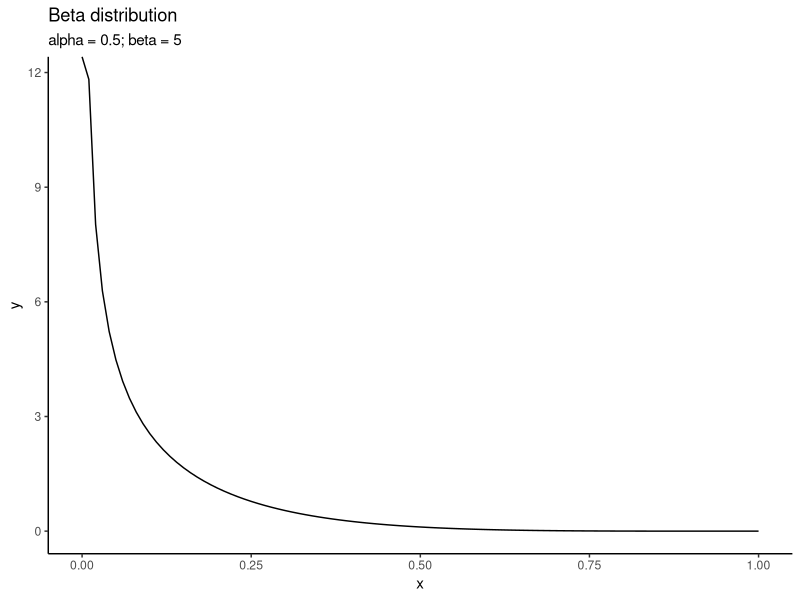
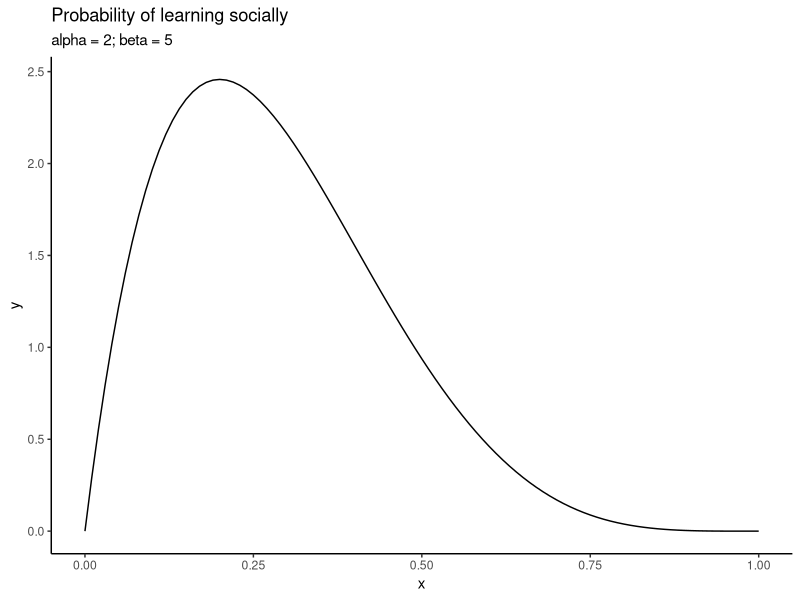
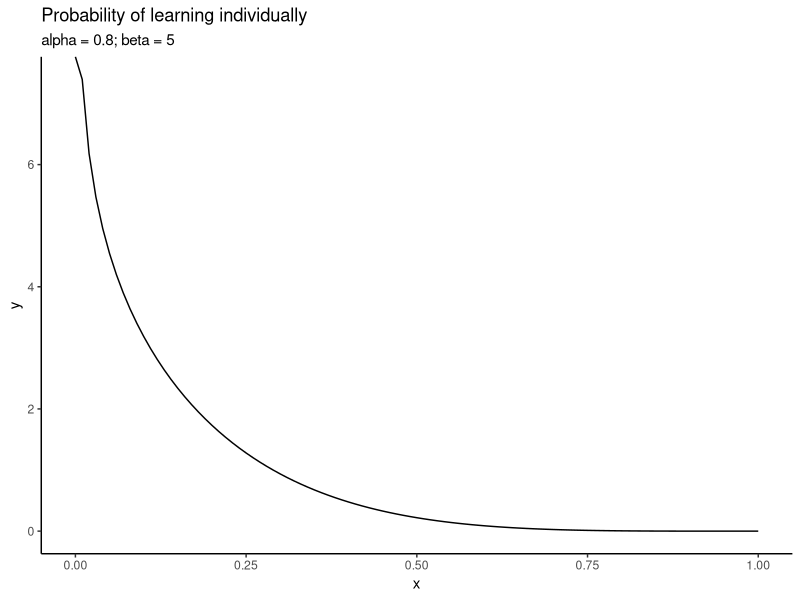
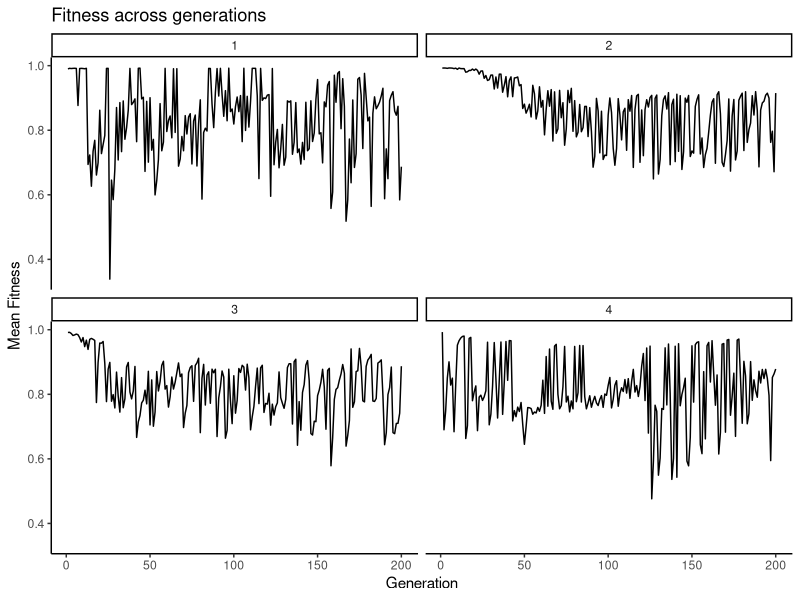
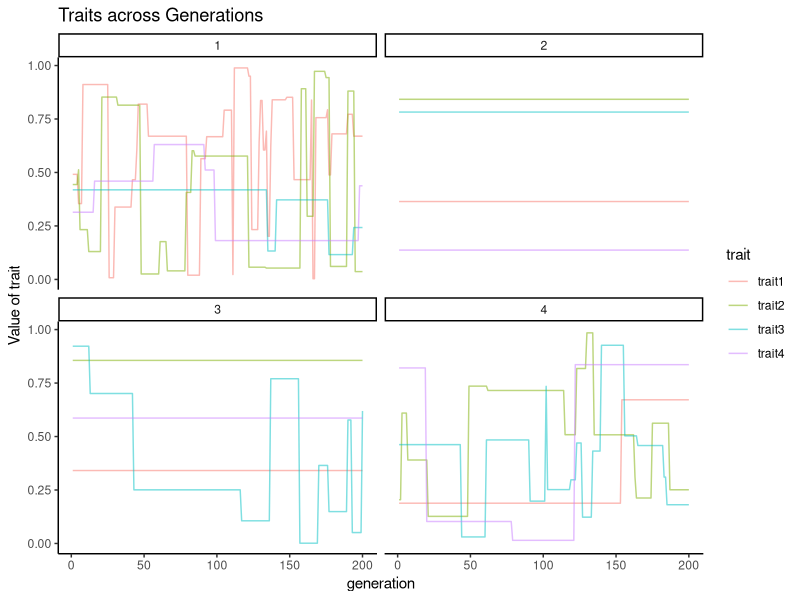
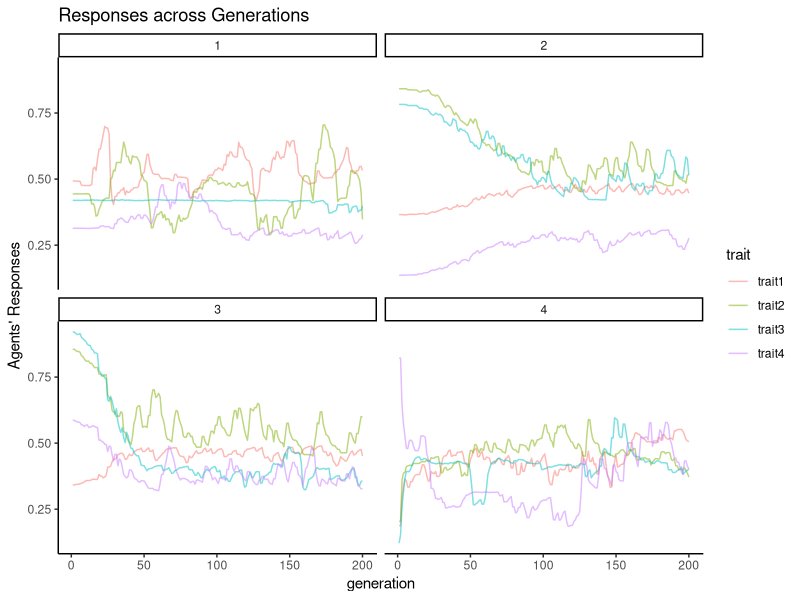

These figures' R source, in order:
## ---- chunk 1
knitr::opts_chunk$set(echo = TRUE)
library(tidyverse)
library(patchwork)
theme_set(theme_classic())
## ---- chunk 2
num_traits <- 4
num_rounds <- 2
num_turns <- 100

# Create a matrix first - cols number of traits 
traits_df <- matrix(NA, 
                    nrow = num_rounds * num_turns, 
                    ncol = 2 + num_traits)
# Change the column names
colnames(traits_df) <- c("run", 
                         "generation", 
                         map_chr(.x = 1:num_traits, ~ paste0("trait", .x)))

# Turn into a tibble for ease of manipulation
traits_df <- as_tibble(traits_df)

# Populate the dataframe
traits_df <- traits_df %>% 
  mutate(run = as.factor(rep(1:num_rounds, each = num_turns)),
         generation = rep(1:num_turns, num_rounds)) %>% 
  mutate(across(.cols = 3:ncol(.), as.numeric))

head(traits_df)

## ---- chunk 3
beta_df <- tibble(
x =seq(0, 1, by = 0.01),
y =dbeta(x, 0.5, 5)
)
beta_df %>% 
  ggplot(aes(x = x, y = y)) + 
  geom_line() + 
  labs(title = "Beta distribution", 
       subtitle = "alpha = 0.5; beta = 5")

## ---- chunk 4
N <- 4
# Dataframe for population
  population <- matrix(NA, 
                       nrow = N, 
                       ncol = 3 + num_traits)
  # Change the column names
  colnames(population) <- c("prob_soc_learns", 
                            "prob_ind_learns",
                            "fitness", 
                            map_chr(.x = 1:num_traits, ~ paste0("trait", .x)))
  population <- as_tibble(population)
  
population
## ---- chunk 5
beta_df <- tibble(
x =seq(0, 1, by = 0.01),
y =dbeta(x, 2, 5)
)
beta_df %>% 
  ggplot(aes(x = x, y = y)) + 
  geom_line() + 
  labs(title = "Probability of learning socially", 
       subtitle = "alpha = 2; beta = 5")

beta_df <- tibble(
x =seq(0, 1, by = 0.01),
y =dbeta(x, 0.8, 5)
)
beta_df %>% 
  ggplot(aes(x = x, y = y)) + 
  geom_line() + 
  labs(title = "Probability of learning individually", 
       subtitle = "alpha = 0.8; beta = 5")

## ---- chunk 6
stubborn_model <- function(num_traits = 4,
                           num_turns = 200,
                           num_rounds = 2,
                           N = 100,
                           sd_exploration = 0.01,
                           starting_error_sd = 0.01) { 
  #### Set-Up ####
  
  # Keep record 
  # Create a matrix first - cols number of traits 
  traits_df <- matrix(NA, 
                      nrow = num_rounds * num_turns, 
                      ncol = 2 + num_traits)
  # Change the column names
  colnames(traits_df) <- c("run", 
                           "generation", 
                           map_chr(.x = 1:num_traits, ~ paste0("trait", .x)))
  
  # Turn into a tibble for ease of manipulation
  traits_df <- as_tibble(traits_df)
  
  # Populate the dataframe
  traits_df <- traits_df %>% 
    mutate(run = as.factor(rep(1:num_rounds, each = num_turns)),
           generation = rep(1:num_turns, num_rounds)) %>% 
    mutate(across(.cols = 3:ncol(.), as.numeric))
  
  
  # Output for the model
  output <- matrix(NA, 
                   nrow = num_rounds * num_turns, 
                   ncol = 5 + num_traits)
  
  # Name the columns 
  colnames(output) <- c("run", 
                        "generation", 
                        "avg_soc_learning_prob",
                        "avg_ind_learning_prob", 
                        "avg_fitness",
                        map_chr(.x = 1:num_traits, ~ paste0("mean_trait", .x)))
  output <- as_tibble(output)
  # Populate the dataframe
  output <- output %>% 
    mutate(run = as.factor(rep(1:num_rounds, each = num_turns)),
           generation = rep(1:num_turns, num_rounds)) %>% 
    mutate(across(.cols = 3:ncol(.), as.numeric))
  
  
  #### The Model ####
  for (j in 1:num_rounds) {
    # Probabilities that each trait changes
    pr_change <- rbeta(n = num_traits, 
                       0.1, 
                       5)
    
    # Draw initial values for the traits 
    traits_init <- runif(n = num_traits,
                         min = 0,
                         max = 1)
    traits_df[traits_df$run==j&traits_df$generation==1,3:ncol(traits_df)] <- as.list(traits_init)
    # Dataframe for population
    population <- matrix(NA, 
                         nrow = N, 
                         ncol = 3 + num_traits)
    # Change the column names
    colnames(population) <- c("prob_soc_learns", 
                              "prob_ind_learns",
                              "fitness", 
                              map_chr(.x = 1:num_traits, ~ paste0("trait", .x)))
    population <- as_tibble(population)
    
    population <- population %>% 
      mutate(prob_soc_learns = rbeta(N, 2, 5),
             prob_ind_learns = rbeta(N, 0.8, 5),
             across(.cols = 2:ncol(.), as.numeric))
    
    # List of starting values (with slight error)
    list_starting_values <- map(.x = 1:num_traits,
                                ~ rnorm(mean = 0,
                                        sd = starting_error_sd,
                                        n = N) + rep(traits_init[.x], N))
    # Assign starting values 
    for (s in 1:num_traits) {
      population[,s+3] <- list_starting_values[[s]]
    }
    
    for (t in 1:num_turns) {
      #### One turn ####
      
      # 1. Change in traits? 
      # Do the traits change? 
      traits_change <- rbinom(n = num_traits, 
                              size = 1, 
                              prob = pr_change)
      
      if(t == 1) { 
        traits_df[traits_df$run==j&traits_df$generation==t,c(which(traits_change==1)+2)] <- as.list(runif(sum(traits_change)))
      } else { 
        traits_df[traits_df$run==j&traits_df$generation==t,3:ncol(traits_df)] <- traits_df[traits_df$run==j&traits_df$generation==t-1,3:ncol(traits_df)]
        traits_df[traits_df$run==j&traits_df$generation==t,c(which(traits_change==1)+2)] <- as.list(runif(sum(traits_change)))
      }
      
      # 2. Draw trait & learning 
      # One trait gets drawn 
      current_trait <- sample(1:num_traits, 
                              size = 1)
      # How many social learners?
      learns <- rbinom(n = N, 
                       size = 1, 
                       prob = population$prob_soc_learns)
      # Update these 
      population[which(learns == 1),current_trait+3] <- sample(population[,current_trait+3][[1]],
                                                               sum(learns))
      
      # Now see who explores individually 
      explorers <- rbinom(n = N, 
                          size = 1, 
                          prob = population$prob_ind_learns)
      
      # Explorers get knowledge of the trait with some error
      population[which(explorers == 1),current_trait+3] <- rnorm(n = sum(explorers), 
                                                                 mean = traits_df[traits_df$run==j&traits_df$generation==t,current_trait+2][[1]], 
                                                                 sd = sd_exploration)
      # Record the means 
      for (m in 1:num_traits) {
        output[output$generation==t & 
                 output$run==j,m+5] <- mean(population[[m+3]])
      }
      
      # 3. Calculate fitness 
      # Get difference between chosen trait and responses  
      population$fitness <- 1-abs(population[,3+current_trait][[1]] - traits_df[traits_df$run==j&traits_df$generation==t,
                                                                                2+current_trait][[1]])
      # if fitnesses below 0 then 0
      
      population[population$fitness<=0,'fitness'] <- 0
      
      # If all fitnesses are 0, everyone dies
      if (sum(population$fitness)<= 0) {
        print("Everyone died!")
        break
      }
      
      # 3.5 Learn about learning 
      # Update social learning  
      population[which(learns == 1),1] <- sample(population[,1][[1]], 
                                                 sum(learns))
      
      # Update individual learning 
      population[which(learns == 1),2] <- sample(population[,2][[1]], 
                                                 sum(learns))
      
      # What about individual learners? 
      # Learn about social learning 
      #population[which(explorers == 1),1] <- sample(
       #population[(population$fitness > quantile(population$fitness, 0.9)),1][[1]], sum(explorers), replace = T)
      
      # Explorers themselves learn about ind learning 
      population[which(explorers == 1),2] <- sample(
       population[(population$fitness > quantile(population$fitness, 0.9)),2][[1]], sum(explorers), replace = T)
      
      # 4. Store population characteristics 
      output[output$generation==t & 
               output$run==j,]$avg_fitness <- mean(population$fitness, na.rm = T)
      output[output$generation==t & 
               output$run==j,]$avg_soc_learning_prob <- mean(population$prob_soc_learns)
      output[output$generation==t & 
               output$run==j,]$avg_ind_learning_prob <- mean(population$prob_ind_learns)
      
      
      # 5. Reproduction
      previous_population <- population
      population$fitness <- as.numeric(NA)
      
      if(t %% 1 == 0) {
        # Which ones survive?
        survivors <- rbinom(n = N, 
                            size = 1, 
                            prob = previous_population$fitness)
        # They reproduce 
        population[which(survivors==1),] <- previous_population[which(survivors==1),]
        
        # The rest get values re-initialized 
        population[which(survivors==0),"prob_soc_learns"] <- rbeta(sum(survivors==0), 2, 5)
        population[which(survivors==0), "prob_ind_learns"] <- rbeta(sum(survivors==0), 0.8, 5)
        for (k in 1:num_traits) {
          population[which(survivors==0),3+k] <- rnorm(n = sum(survivors==0),
                                                       mean = output[output$run==1 & 
                                                                       output$generation==1,5+k][[1]],
                                                       sd = starting_error_sd)
        }
      }
    }
    
  }
  
  return(list(output, 
              traits_df, 
              pr_change))
  
}
## ---- chunk 7
set.seed(76)
results <- stubborn_model(num_rounds = 4, 
                          num_turns = 200)
## ---- chunk 8
pop_df <- results[[1]]

pop_df %>% 
  ggplot(aes(x = generation, 
             y = avg_fitness)) +
  geom_line() + 
  facet_wrap(~run) +
  labs(x = 'Generation', 
       y = "Mean Fitness", 
       title = "Fitness across generations")

## ---- chunk 9
traits_df <- results[[2]]
traits_long <- traits_df %>% 
  pivot_longer(3:6, 
               names_to = "trait", 
               values_to = "value")
pop_long <- pop_df %>% 
  pivot_longer(6:9, 
               names_to = "trait", 
               values_to = "pop_value") %>% 
  select(pop_value)

full_df <- cbind(traits_long, 
                 pop_long)

full_df %>% 
  ggplot(aes(x = generation, 
             y = value, 
             col = trait)) + 
  geom_line(alpha = 0.5)  +
  facet_wrap(~run) + 
  labs(y = "Value of trait", 
       title = "Traits across Generations")
  

## ---- chunk 10
full_df %>% 
  ggplot(aes(x = generation, 
             y = pop_value, 
             col = trait)) + 
  geom_line(alpha = 0.5)  +
  facet_wrap(~run) + 
  labs(y = "Agents' Responses", 
       title = "Responses across Generations")

